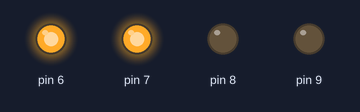
Bench run of a sketch on a simulated Arduino Uno, built with avr-gcc and run on an emulated ATmega328P. On the bench: output pins drawn as LEDs (lit = HIGH).

Above: at 0.05 s.
At 3.87 s:
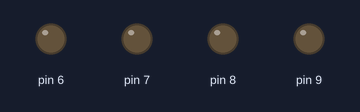
At 7.75 s:
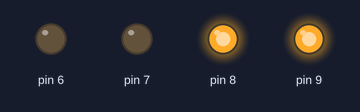
Timing chart, 0 to 8.3 s (numbered marks = the images above):
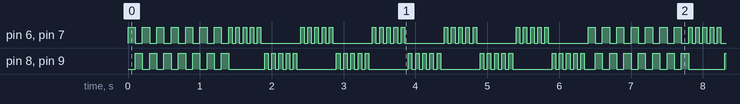

The sketch:

Sirena_de_policia.ino
```cpp
void setup() {


pinMode(6, OUTPUT);
pinMode(7, OUTPUT);
pinMode(8, OUTPUT);
pinMode(9, OUTPUT);

}

void loop() {

for(int i=0;i<7;i++)
{ digitalWrite(6,HIGH);
digitalWrite(7,HIGH);

digitalWrite(8,LOW);
digitalWrite(9,LOW);

delay(100);


digitalWrite(8,HIGH);
digitalWrite(9,HIGH);

digitalWrite(6,LOW);
digitalWrite(7,LOW);

delay(100);

}

digitalWrite(8,LOW);
digitalWrite(9,LOW);
//Segunda parte

for(int i=0;i<5;i++)
{

for(int b=0;b<5;b++)
{
digitalWrite(6,HIGH);
digitalWrite(7,HIGH);

delay(50);

digitalWrite(6,LOW);
digitalWrite(7,LOW);
delay(50);
}

for(int b=0;b<5;b++)
{
digitalWrite(8,HIGH);
digitalWrite(9,HIGH);

delay(50);

digitalWrite(8,LOW);
digitalWrite(9,LOW);
delay(50);
}
}
}
```

Measured:
- by itself, pin 6–9: moves between LOW and HIGH, repeating every 6.4 s
